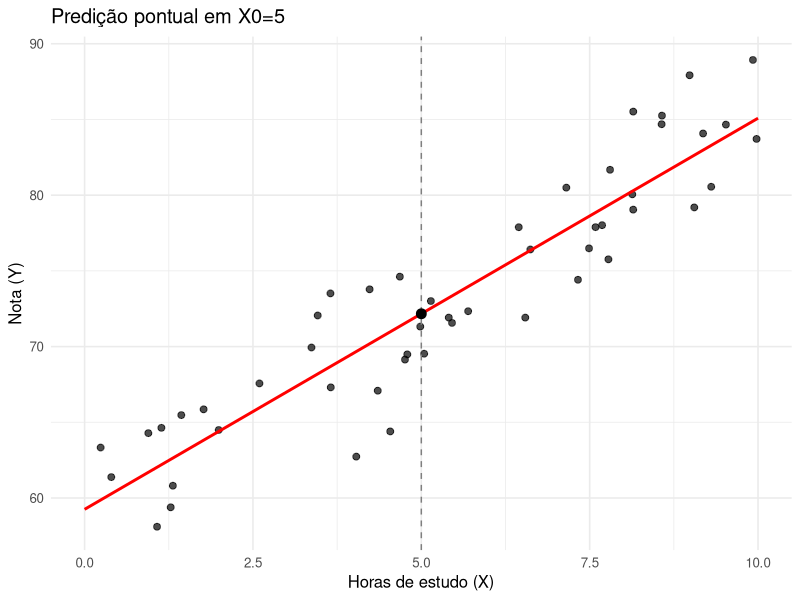
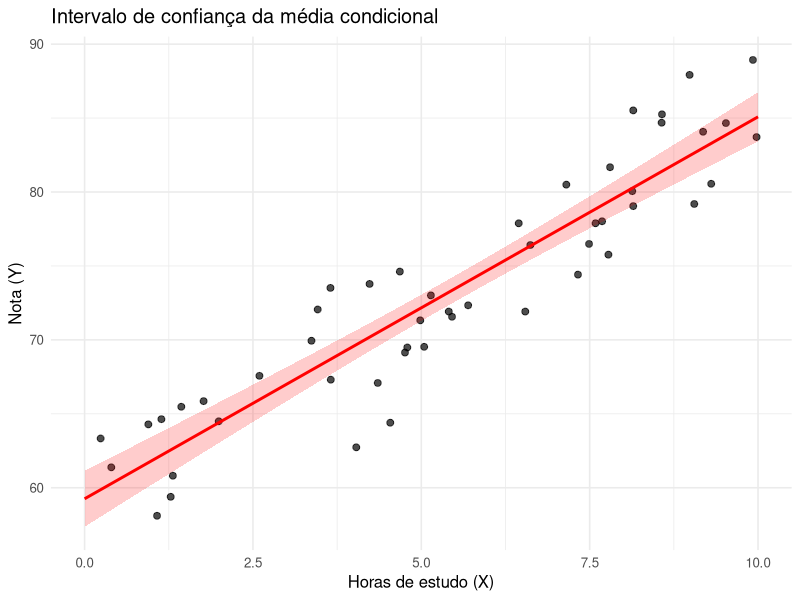
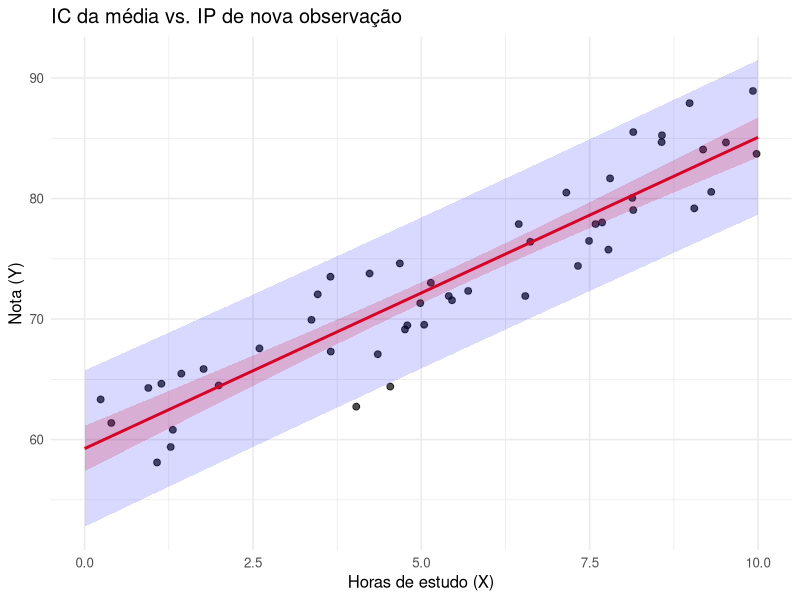

Write R code to recreate these figures, in order.
## ---- chunk 1
library(dplyr)

set.seed(2025)

# Dados simulados: horas de estudo (X) vs nota (Y)
n <- 50
X <- runif(n, 0, 10)
Y <- 60 + 2.5*X + rnorm(n, 0, 3)

df <- tibble(X = X, Y = Y)

# Ajuste do modelo
mod <- lm(Y ~ X, data = df)

# Grade para desenho da reta
xg <- seq(0, 10, length.out = 200)
## ---- chunk 2
#| fig-cap: "Predição pontual: reta ajustada e valor previsto para X0=5 horas."

suppressPackageStartupMessages({
  library(ggplot2)
})

# Predição em X0=5
X0 <- 5
Y0_hat <- predict(mod, newdata = data.frame(X = X0))

reta <- data.frame(X = xg, Y = predict(mod, newdata = data.frame(X = xg)))

ggplot(df, aes(x = X, y = Y)) +
  geom_point(alpha = 0.7, size = 2) +
  geom_line(data = reta, aes(x = X, y = Y), color = "red", linewidth = 1) +
  geom_vline(xintercept = X0, linetype = "dashed", color = "gray50") +
  geom_point(data = data.frame(X = X0, Y = Y0_hat), aes(x = X, y = Y),
             color = "black", size = 3) +
  labs(x = "Horas de estudo (X)", y = "Nota (Y)", title = "Predição pontual em X0=5") +
  theme_minimal(base_size = 12)
## ---- chunk 3
#| echo: false
#| message: false
#| warning: false
#| fig-cap: "Intervalo de confiança (95%) para a média condicional."
#| fig-width: 7
#| fig-height: 5
#| dpi: 120

library(ggplot2)
library(dplyr)

pred_ic <- predict(
  mod,
  newdata = data.frame(X = xg),
  interval = "confidence",
  level = 0.95
)

band_ic <- tibble(
  X   = xg,
  fit = pred_ic[, "fit"],
  lwr = pred_ic[, "lwr"],
  upr = pred_ic[, "upr"]
)

ggplot(df, aes(x = X)) +
  geom_point(aes(y = Y), alpha = 0.7, size = 2) +
  geom_line(data = band_ic, aes(y = fit), color = "red", linewidth = 1) +
  geom_ribbon(data = band_ic, aes(ymin = lwr, ymax = upr), alpha = 0.2, fill = "red") +
  labs(x = "Horas de estudo (X)", y = "Nota (Y)", title = "Intervalo de confiança da média condicional") +
  theme_minimal(base_size = 12)
## ---- chunk 4
#| echo: false
#| message: false
#| warning: false
#| fig-cap: "Intervalo de confiança vs. intervalo de predição (95%)."
#| fig-width: 7
#| fig-height: 5
#| dpi: 120

library(ggplot2)
library(dplyr)

pred_conf <- predict(
  mod,
  newdata = data.frame(X = xg),
  interval = "confidence",
  level = 0.95
)

pred_pred <- predict(
  mod,
  newdata = data.frame(X = xg),
  interval = "prediction",
  level = 0.95
)

band <- tibble(
  X = xg,
  fit = pred_conf[, "fit"],
  mean_lwr = pred_conf[, "lwr"],
  mean_upr = pred_conf[, "upr"],
  obs_lwr  = pred_pred[, "lwr"],
  obs_upr  = pred_pred[, "upr"]
)

ggplot(df, aes(x = X)) +
  geom_point(aes(y = Y), alpha = 0.7, size = 2) +
  geom_line(data = band, aes(y = fit), color = "red", linewidth = 1) +
  geom_ribbon(data = band, aes(ymin = mean_lwr, ymax = mean_upr),
              alpha = 0.2, fill = "red") +
  geom_ribbon(data = band, aes(ymin = obs_lwr, ymax = obs_upr),
              alpha = 0.15, fill = "blue") +
  labs(x = "Horas de estudo (X)", y = "Nota (Y)", title = "IC da média vs. IP de nova observação") +
  theme_minimal(base_size = 12)
